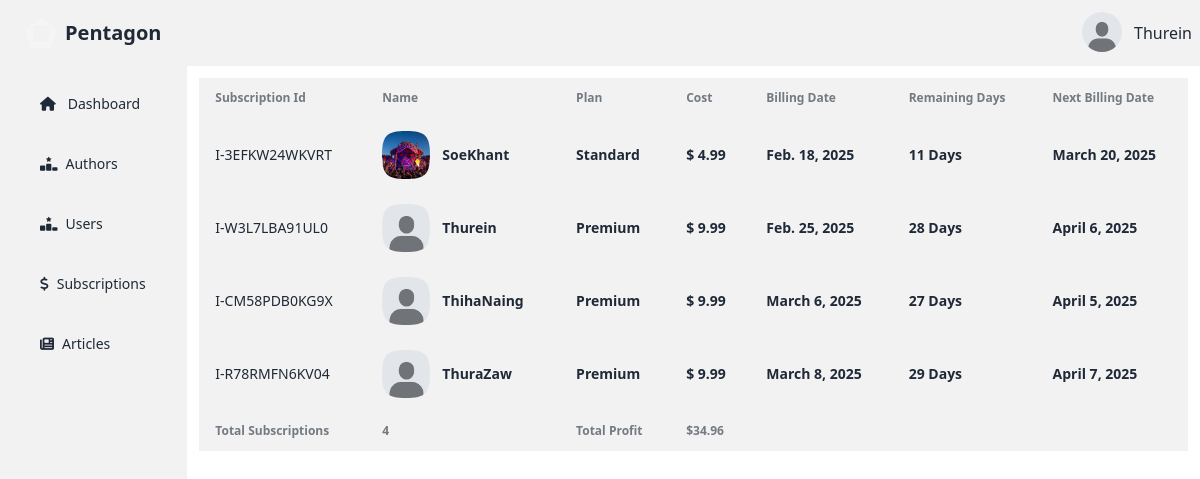
The page /writer/subscription-statistics/ (signed in) on the database its author committed.
### account/models.py (models this page shows, shortened)
class AccountStatus(models.Model):
    is_verified=models.BooleanField(default=False)
    profile=models.ImageField(max_length=100, blank=True,default="account/default.jpeg",null=True,upload_to="media/account")
    user=models.ForeignKey(User, on_delete=models.CASCADE,related_name="account_status")
    rank=models.CharField(max_length=20,blank=True, default="Silver")
    created_at=models.DateTimeField(auto_now=True)

### reader/models.py (models this page shows, shortened)
class Subscription(models.Model):
    subscriber_email=models.CharField(max_length=255,unique=True)
    subscription_plan=models.CharField(max_length=255)
    subscription_cost=models.CharField(max_length=255)
    paypal_subscription_id=models.CharField(max_length=255,unique=True)
    is_active=models.BooleanField(default=False)
    user=models.OneToOneField(User,max_length=255,blank=True,on_delete=models.CASCADE,unique=True,related_name="sub_user")
    created_at=models.DateField(auto_now_add=True)
    expires_at=models.DateField(blank=True, null=True)
    def remaining(self):
        if self.expires_at:
            time_remaining=self.expires_at-datetime.now().date()
            return time_remaining.days
        else:
            return None
    def get_user(self):
       return self.user.account_status.first()

### writer/views.py (the view)
# urls.py: path('subscription-statistics/',views.statistics,name="subscription-statistics"),
@login_required(login_url="sign-in")
def statistics(request):
    subscription_users=Subscription.objects.all().exclude(user=1)
    total_profit=sum(float(subscription.subscription_cost) for subscription in subscription_users)
    context={
        "account_status":get_account_status(request),
        "accounts":subscription_users,
        "count":subscription_users.count(),
        "total_profit":total_profit
    }
    return render(request, "writer/statistics.html",context)

### writer/templatetags/custom_filters.py (called while the page is built)
@register.filter
def to_float(value):
    try:
        return float(value)
    except (ValueError, TypeError):
        return 0.0

### writer/views.py (called while the page is built)
def get_account_status(request):
    account_status = AccountStatus.objects.get(user=request.user)
    return account_status

### writer/templates/writer/statistics.html
{% extends 'writer/admin-dashboard.html' %}
{% load custom_filters %}
{% block writer %}
<div class=" w-full bg-base-200 m-3 max-h-fit">
    <table class="table">
      <thead>
        <tr>
          <th>Subscription Id</th>
          <th>Name</th>
          <th>Plan</th>
          <th>Cost</th>
          <th>Billing Date</th>
          <th>Remaining Days</th>
          <th>Next Billing Date</th>
        </tr>
      </thead>
      <tbody>
        {% for account in accounts %}
        <tr>
            <td>
              {{account.paypal_subscription_id}}
            </td>
            <td>
              <div class="flex items-center gap-3">
                <div class="avatar">
                  <div class="mask mask-squircle h-12 w-12">
                    <img
                      src="{{account.get_user.profile.url}}"
                      alt="Avatar Tailwind CSS Component" />
                  </div>
                </div>
                <div>
                  <div class="font-bold">{{account.user}}</div>
                </div>
              </div>
            </td>
            <td>
                <div class="font-bold">{{account.subscription_plan}}</div>
            </td>
            <td>
                <div class="font-bold">$ {{account.subscription_cost|to_float}}</div>
            </td>
            <td>
              <div class="font-bold">{{account.created_at}}</div>
            </td>
            <td>
                <div class="font-bold">{{account.remaining}} Days</div>
            </td>
            <td>
              <div class="font-bold">{{account.expires_at}}</div>
            </td>
          </tr>
        {% endfor %}
      </tbody>
      <tfoot>
        <tr>
          <th>Total Subscriptions</th>
          <th>{{count}}</th>
          <th>Total Profit</th>
          <th>${{total_profit}}</th>
          <th></th>
        </tr>
      </tfoot>
    </table>
  </div>
{% endblock  %}

### writer/templates/writer/admin-dashboard.html (shortened to what this page needs)
{% extends 'writer/base.html' %}
{% block content %}
<div class="navbar bg-base-200">
    <div class="flex-1">
      <a href="{% url 'home' %}" class="btn btn-ghost text-xl"><div class="mask mask-pentagon w-8 h-8 border-8 border-neutral-100	"></div>Pentagon</a>
    </div>
    <div class="flex-none gap-2">
      <div class="dropdown dropdown-end">
        <div tabindex="0" role="button" class="btn btn-ghost btn-circle avatar">
          <div class="w-10 rounded-full">
              <img
                style="object-fit: contain;width:100%;height:100%"
                alt="Tailwind CSS Navbar component"
                src="{{account_status.profile.url}}" />
          </div>
        </div>
      </div>
      {{user}}
    </div>
  </div>
<div class="flex">
    <ul class="menu bg-base-200  w-56 min-h-screen">
        <li class="my-3"><a class="ml-4" href="{% url 'admin-dashboard' %}"><i class="fa-solid fa-house mr-1"></i>Dashboard</a></li>
        <li class="my-3">
          <a class="ml-4" href="{% url 'author-statistics' %}"><i class="fa-solid fa-ranking-star"></i>Authors</a>
        </li>
        <li class="my-3">
            <a class="ml-4" href="{% url 'user-statistics' %}"><i class="fa-solid fa-ranking-star"></i>Users</a>
          </li>
        <li class="my-3">
            <a class="ml-4" href="{% url 'subscription-statistics' %}"><i class="fa-solid fa-dollar-sign"></i>Subscriptions</a>
        </li>
        <li class="my-3">
            <a class="ml-4" href="{% url 'article-statistics' %}"> <i class="fa-solid fa-newspaper"></i>Articles</a>
          </li>
    </ul>
    {% block writer %}{% endblock  %}
</div>
{% endblock  %}

### rows shown on the page
AccountStatus: profile (placeholder picture)
Subscription: paypal_subscription_id "I-3EFKW24WKVRT", get_user.profile (picture), user "SoeKhant", subscription_plan "Standard", subscription_cost|to_float "4.99", created_at "Feb. 18, 2025", remaining "11", expires_at "March 20, 2025"
Subscription: paypal_subscription_id "I-W3L7LBA91UL0", get_user.profile (placeholder picture), user "Thurein", subscription_plan "Premium", subscription_cost|to_float "9.99", created_at "Feb. 25, 2025", remaining "28", expires_at "April 6, 2025"
Subscription: paypal_subscription_id "I-CM58PDB0KG9X", get_user.profile (placeholder picture), user "ThihaNaing", subscription_plan "Premium", subscription_cost|to_float "9.99", created_at "March 6, 2025", remaining "27", expires_at "April 5, 2025"
Subscription: paypal_subscription_id "I-R78RMFN6KV04", get_user.profile (placeholder picture), user "ThuraZaw", subscription_plan "Premium", subscription_cost|to_float "9.99", created_at "March 8, 2025", remaining "29", expires_at "April 7, 2025"

### other values the page prints
{{ user }} "Thurein"
{{ count }} "4"
{{ total_profit }} "34.96"
